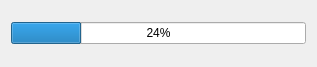
<?xml version="1.0" encoding="UTF-8"?>
<ui version="4.0">
 <class>ProgressBar</class>
 <widget class="QDialog" name="ProgressBar">
  <property name="geometry">
   <rect>
    <x>0</x>
    <y>0</y>
    <width>317</width>
    <height>67</height>
   </rect>
  </property>
  <property name="windowTitle">
   <string>Dialog</string>
  </property>
  <layout class="QHBoxLayout" name="horizontalLayout">
   <item>
    <widget class="QProgressBar" name="progressBar">
     <property name="value">
      <number>24</number>
     </property>
    </widget>
   </item>
  </layout>
 </widget>
 <resources/>
 <connections/>
</ui>
